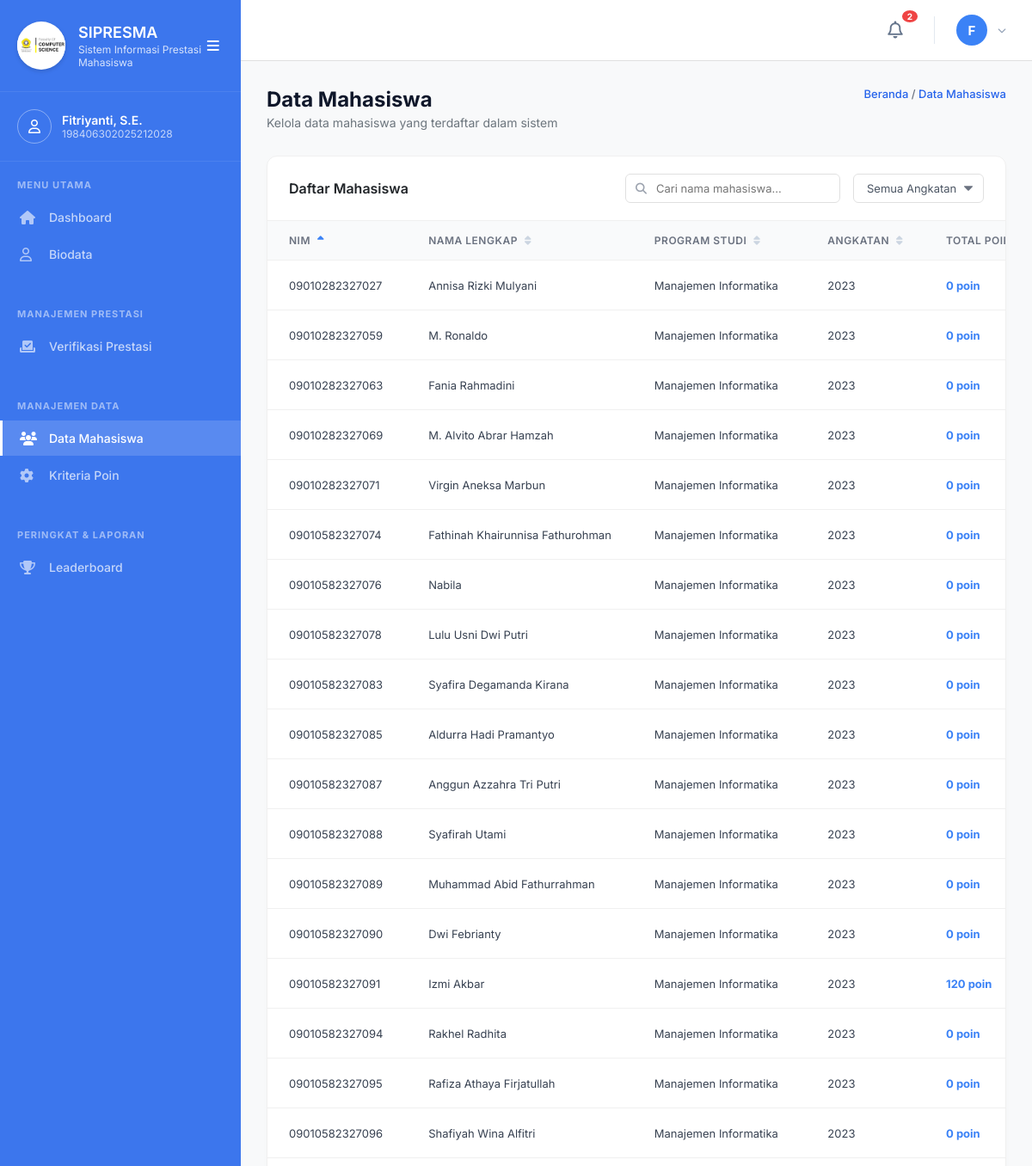
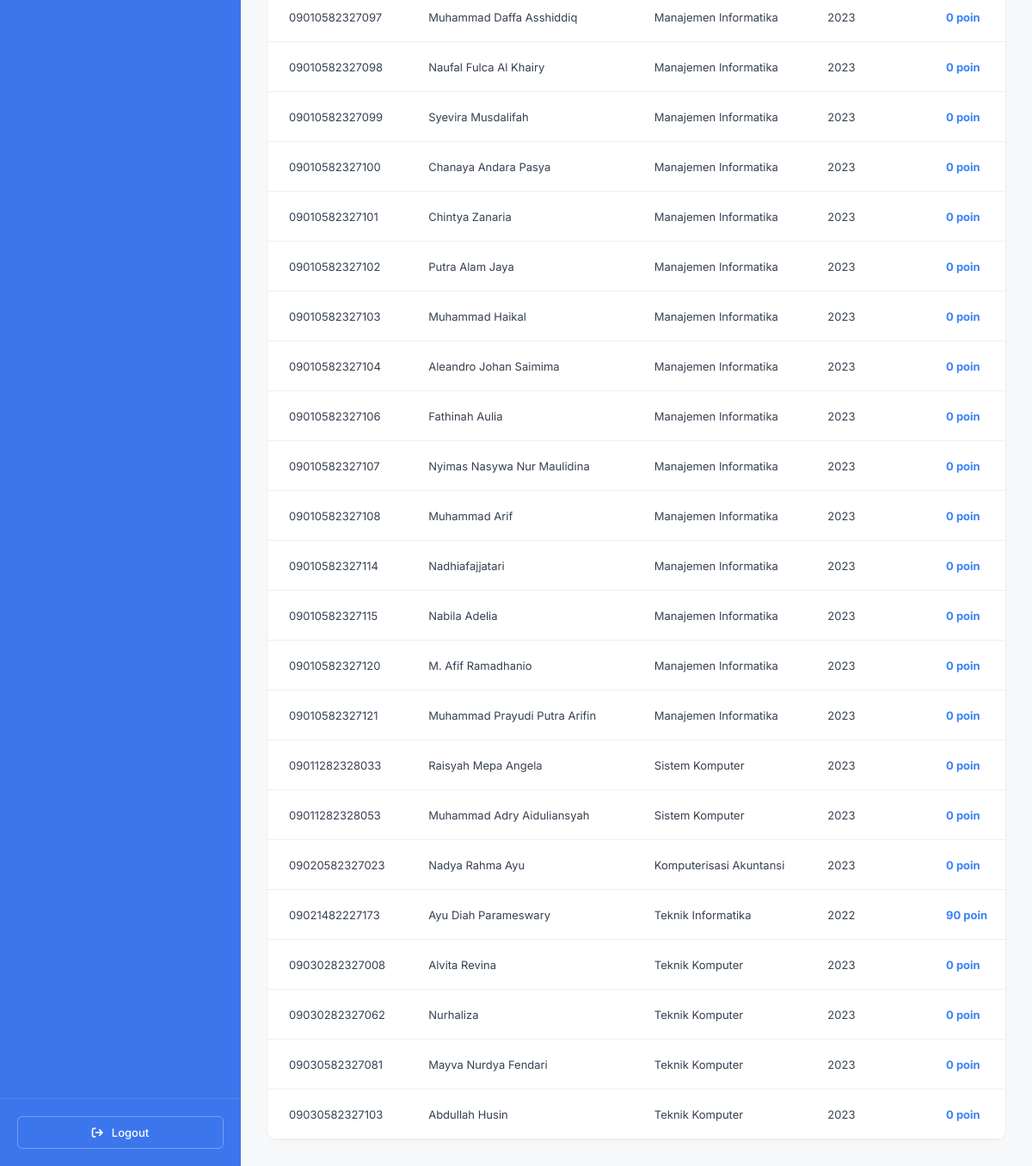
Page /administrator/DataMahasiswa.php (signed in) on the committed database (2 pictures, top to bottom).
### tables this page shows
CREATE TABLE IF NOT EXISTS `mahasiswa` (
  `id` int NOT NULL AUTO_INCREMENT,
  `user_id` int DEFAULT NULL,
  `nim` varchar(20) NOT NULL,
  `nama` varchar(100) NOT NULL,
  `prodi` varchar(100) DEFAULT NULL,
  `kelas` varchar(50) DEFAULT NULL,
  `pembimbing_akademik` varchar(100) DEFAULT NULL,
  `angkatan` varchar(10) NOT NULL,
  `email` varchar(100) DEFAULT NULL,
  `telp` varchar(20) DEFAULT NULL,
  `ipk` decimal(3,2) DEFAULT '0.00',
  `total_poin` int DEFAULT '0',
  `status_akun` varchar(20) DEFAULT 'aktif',
  `created_at` datetime DEFAULT CURRENT_TIMESTAMP,
  PRIMARY KEY (`id`),
  UNIQUE KEY `nim` (`nim`),
  KEY `user_id` (`user_id`),
  CONSTRAINT `mahasiswa_ibfk_1` FOREIGN KEY (`user_id`) REFERENCES `users` (`id`) ON DELETE CASCADE
);

### administrator/DataMahasiswa.php (the view, shortened to what this page needs)
<?php
require '../koneksi.php';
$sort_by = isset($_GET['sort_by']) ? $_GET['sort_by'] : 'nim';
$sort_dir = isset($_GET['sort_dir']) ? strtoupper($_GET['sort_dir']) : 'ASC';
$allowed_sort = ['nim' => 'm.nim', 'nama' => 'm.nama', 'prodi' => 'm.prodi', 'angkatan' => 'm.angkatan'];
$order_by = isset($allowed_sort[$sort_by]) ? $allowed_sort[$sort_by] : 'm.nim';
$q_mhs = $conn->query("
    SELECT m.*,
        COALESCE(SUM(
            CASE WHEN p.status = 'approved' THEN
                (SELECT pc.poin FROM poin_config pc WHERE (pc.tingkat = p.tingkat OR (p.tingkat = 'Kota/Kabupaten' AND pc.tingkat IN ('Kota','Kabupaten'))) AND pc.juara = p.juara ORDER BY pc.poin DESC LIMIT 1)
            ELSE 0 END
        ), 0) AS total_poin
    FROM mahasiswa m
    LEFT JOIN prestasi p ON m.id = p.mahasiswa_id
    GROUP BY m.id, m.nim, m.nama, m.prodi, m.angkatan, m.email, m.telp, m.ipk
    ORDER BY $order_by $sort_dir
");
?>
<!DOCTYPE html>
<html lang="id">
<head>
    <link rel="stylesheet" href="https://cdnjs.cloudflare.com/ajax/libs/font-awesome/6.4.0/css/all.min.css">
    <link rel="stylesheet" href="Assets/Css/Style.css?v=<?php echo time(); ?>">
</head>
<body class="dashboard-body new-dashboard">
    <aside class="sidebar-new" id="sidebar">
        <div class="sidebar-header-new">
            <div class="sidebar-header-left">
                <div class="logo-icon" style="width:56px; height:56px; display:flex; align-items:center; justify-content:center; flex-shrink:0; border-radius:50%; background:#ffffff; overflow:hidden; box-shadow: 0 2px 5px rgba(0,0,0,0.15);">
                    <img src="Assets/Images/logo_fasilkom.png" alt="Logo Fasilkom" style="width: 100%; height: 100%; object-fit: contain;">
                </div>
                <div class="logo-text">
                    <h2>SIPRESMA</h2>
                    <p>Sistem Informasi Prestasi Mahasiswa</p>
                </div>
            </div>
            <button class="toggle-btn-sidebar btn-toggle-sidebar" id="toggleSidebar" title="Toggle Sidebar">
                <i class="fa-solid fa-bars"></i>
            </button>
        </div>
        <div class="sidebar-profile" style="border-top: 1px solid rgba(255, 255, 255, 0.08);">
            <div class="profile-icon" style="background-color: transparent; border: 1px solid rgba(255,255,255,0.4);">
                <i class="fa-regular fa-user"></i>
            </div>
            <div class="profile-details">
                <div class="profile-name"><?= htmlspecialchars($_SESSION['admin_nama'] ?? 'Admin') ?></div>
                <div class="profile-role"><?= htmlspecialchars($_SESSION['admin_nip'] ?? '-') ?></div>
            </div>
        </div>
        <div class="sidebar-menus-container">
            <div class="sidebar-menu-title">MENU UTAMA</div>
            <ul class="sidebar-menu-new">
                <li class="menu-item-new"><a href="Dashboard.php"><i class="fa-solid fa-house"></i> <span class="menu-text">Dashboard</span></a></li>
                <li class="menu-item-new"><a href="Biodata.php"><i class="fa-regular fa-user"></i> <span class="menu-text">Biodata</span></a></li>
            </ul>
            <div class="sidebar-menu-title mt-custom">MANAJEMEN PRESTASI</div>
            <ul class="sidebar-menu-new">
                <li class="menu-item-new">
                    <a href="VerifikasiPrestasi.php">
                        <i class="fa-solid fa-check-to-slot"></i> <span class="menu-text">Verifikasi Prestasi</span>
                    </a>
                </li>
            </ul>
            <div class="sidebar-menu-title mt-custom">MANAJEMEN DATA</div>
            <ul class="sidebar-menu-new">
                <li class="menu-item-new active"><a href="DataMahasiswa.php"><i class="fa-solid fa-users"></i> <span class="menu-text">Data Mahasiswa</span></a></li>
                <li class="menu-item-new"><a href="KriteriaPoin.php"><i class="fa-solid fa-gear"></i> <span class="menu-text">Kriteria Poin</span></a></li>
            </ul>
            <div class="sidebar-menu-title mt-custom">PERINGKAT & LAPORAN</div>
            <ul class="sidebar-menu-new">
                <li class="menu-item-new"><a href="Leaderboard.php"><i class="fa-solid fa-trophy"></i> <span class="menu-text">Leaderboard</span></a></li>
            </ul>
        </div>
        <div class="sidebar-footer-new">
            <a href="Logout.php" class="logout-btn-new"><i class="fa-solid fa-arrow-right-from-bracket"></i> <span class="menu-text">Logout</span></a>
        </div>
    </aside>
    <main class="main-content-new" id="mainContent">
        <?php include 'Topbar.php'; ?>
        <div class="content-wrapper-new">
            <div class="page-header-new">
                <div class="page-header-flex">
                    <div class="page-title-new">
                        <div>
                            <h1 class="page-title-text">Data Mahasiswa</h1>
                            <p>Kelola data mahasiswa yang terdaftar dalam sistem</p>
                        </div>
                    </div>
                    <div style="display: flex; flex-direction: column; align-items: flex-end; gap: 15px;">
                        <div class="breadcrumb-top" style="margin-bottom: 0;">
                            <a href="Dashboard.php">Beranda</a> <span>/</span> Data Mahasiswa
                        </div>
                    </div>
                </div>
            </div>
            <div class="verifikasi-panel">
                <div class="panel-header-flex">
                    <h2>Daftar Mahasiswa</h2>
                    <div class="filter-actions" style="display: flex; gap: 15px;">
                        <div style="position: relative;">
                            <input type="text" id="searchMahasiswa" class="custom-input" placeholder="Cari nama mahasiswa..." style="padding: 8px 15px 8px 35px; border: 1px solid #e0e0e0; border-radius: 6px; font-size: 13px; outline: none; width: 250px; color: #4b5563;">
                            <i class="fa-solid fa-search" style="position: absolute; left: 12px; top: 50%; transform: translateY(-50%); color: #9ca3af; font-size: 13px;"></i>
                        </div>
                        <select id="filterAngkatan" class="custom-select">
                            <option value="">Semua Angkatan</option>
                        </select>
                    </div>
                </div>
                <div class="table-responsive">
                    <table class="verifikasi-table">
                        <thead>
                            <?php
                            function getSortIcon($col, $current_sort, $current_dir) {
                                if ($current_sort == $col) {
                                    return $current_dir == 'ASC' ? '<i class="fa-solid fa-sort-up sort-icon-active"></i>' : '<i class="fa-solid fa-sort-down sort-icon-active"></i>';
                                }
                                return '<i class="fa-solid fa-sort sort-icon-inactive"></i>';
                            }
                            function getNextDir($col, $current_sort, $current_dir) {
                                if ($current_sort == $col && $current_dir == 'ASC') return 'DESC';
                                return 'ASC';
                            }
                            ?>
                            <tr>
                                <th><a href="?sort_by=nim&sort_dir=<?= getNextDir('nim', $sort_by, $sort_dir) ?>" class="sort-link">NIM <?= getSortIcon('nim', $sort_by, $sort_dir) ?></a></th>
                                <th><a href="?sort_by=nama&sort_dir=<?= getNextDir('nama', $sort_by, $sort_dir) ?>" class="sort-link">NAMA LENGKAP <?= getSortIcon('nama', $sort_by, $sort_dir) ?></a></th>
                                <th><a href="?sort_by=prodi&sort_dir=<?= getNextDir('prodi', $sort_by, $sort_dir) ?>" class="sort-link">PROGRAM STUDI <?= getSortIcon('prodi', $sort_by, $sort_dir) ?></a></th>
                                <th><a href="?sort_by=angkatan&sort_dir=<?= getNextDir('angkatan', $sort_by, $sort_dir) ?>" class="sort-link">ANGKATAN <?= getSortIcon('angkatan', $sort_by, $sort_dir) ?></a></th>
                                <th>TOTAL POIN</th>
                            </tr>
                        </thead>
                        <tbody>
                            <?php while($row = $q_mhs->fetch_assoc()): ?>
                            <tr>
                                <td><?= htmlspecialchars($row['nim']) ?></td>
                                <td class="nama-mhs"><?= htmlspecialchars($row['nama']) ?></td>
                                <td class="prodi-mhs"><?= htmlspecialchars($row['prodi']) ?></td>
                                <td class="angkatan-mhs"><?= htmlspecialchars($row['angkatan']) ?></td>
                                <td><strong style="color: #3b82f6;"><?= $row['total_poin'] ?> poin</strong></td>
                            </tr>
                            <?php endwhile; ?>
                        </tbody>
                    </table>
                </div>
            </div>
        </div>
    </main>
</body>
</html>

### administrator/DataMahasiswa.php (style rules this page uses)
.sort-link { color: inherit; text-decoration: none; display: inline-flex; align-items: center; gap: 8px; transition: color 0.2s; }
.sort-icon-active { color: #3b82f6; }
.sort-icon-inactive { color: #cbd5e1; }

### rows in the picture
mahasiswa: nim "09010282327027", nama "Annisa Rizki Mulyani", prodi "Manajemen Informatika", angkatan "2023", total_poin "0"
mahasiswa: nim "09010282327059", nama "M. Ronaldo", prodi "Manajemen Informatika", angkatan "2023", total_poin "0"
mahasiswa: nim "09010282327063", nama "Fania Rahmadini", prodi "Manajemen Informatika", angkatan "2023", total_poin "0"
mahasiswa: nim "09010282327069", nama "M. Alvito Abrar Hamzah", prodi "Manajemen Informatika", angkatan "2023", total_poin "0"
mahasiswa: nim "09010282327071", nama "Virgin Aneksa Marbun", prodi "Manajemen Informatika", angkatan "2023", total_poin "0"
mahasiswa: nim "09010582327074", nama "Fathinah Khairunnisa Fathurohman", prodi "Manajemen Informatika", angkatan "2023", total_poin "0"
mahasiswa: nim "09010582327076", nama "Nabila", prodi "Manajemen Informatika", angkatan "2023", total_poin "0"
mahasiswa: nim "09010582327078", nama "Lulu Usni Dwi Putri", prodi "Manajemen Informatika", angkatan "2023", total_poin "0"
mahasiswa: nim "09010582327083", nama "Syafira Degamanda Kirana", prodi "Manajemen Informatika", angkatan "2023", total_poin "0"
mahasiswa: nim "09010582327085", nama "Aldurra Hadi Pramantyo", prodi "Manajemen Informatika", angkatan "2023", total_poin "0"
mahasiswa: nim "09010582327087", nama "Anggun Azzahra Tri Putri", prodi "Manajemen Informatika", angkatan "2023", total_poin "0"
mahasiswa: nim "09010582327088", nama "Syafirah Utami", prodi "Manajemen Informatika", angkatan "2023", total_poin "0"
mahasiswa: nim "09010582327089", nama "Muhammad Abid Fathurrahman", prodi "Manajemen Informatika", angkatan "2023", total_poin "0"
mahasiswa: nim "09010582327090", nama "Dwi Febrianty", prodi "Manajemen Informatika", angkatan "2023", total_poin "0"
mahasiswa: nim "09010582327091", nama "Izmi Akbar", prodi "Manajemen Informatika", angkatan "2023", total_poin "120"
mahasiswa: nim "09010582327094", nama "Rakhel Radhita", prodi "Manajemen Informatika", angkatan "2023", total_poin "0"
mahasiswa: nim "09010582327095", nama "Rafiza Athaya Firjatullah", prodi "Manajemen Informatika", angkatan "2023", total_poin "0"
mahasiswa: nim "09010582327096", nama "Shafiyah Wina Alfitri", prodi "Manajemen Informatika", angkatan "2023", total_poin "0"
mahasiswa: nim "09010582327097", nama "Muhammad Daffa Asshiddiq", prodi "Manajemen Informatika", angkatan "2023", total_poin "0"
mahasiswa: nim "09010582327098", nama "Naufal Fulca Al Khairy", prodi "Manajemen Informatika", angkatan "2023", total_poin "0"
mahasiswa: nim "09010582327099", nama "Syevira Musdalifah", prodi "Manajemen Informatika", angkatan "2023", total_poin "0"
mahasiswa: nim "09010582327100", nama "Chanaya Andara Pasya", prodi "Manajemen Informatika", angkatan "2023", total_poin "0"
mahasiswa: nim "09010582327101", nama "Chintya Zanaria", prodi "Manajemen Informatika", angkatan "2023", total_poin "0"
mahasiswa: nim "09010582327102", nama "Putra Alam Jaya", prodi "Manajemen Informatika", angkatan "2023", total_poin "0"
mahasiswa: nim "09010582327103", nama "Muhammad Haikal", prodi "Manajemen Informatika", angkatan "2023", total_poin "0"
mahasiswa: nim "09010582327104", nama "Aleandro Johan Saimima", prodi "Manajemen Informatika", angkatan "2023", total_poin "0"
mahasiswa: nim "09010582327106", nama "Fathinah Aulia", prodi "Manajemen Informatika", angkatan "2023", total_poin "0"
mahasiswa: nim "09010582327107", nama "Nyimas Nasywa Nur Maulidina", prodi "Manajemen Informatika", angkatan "2023", total_poin "0"
mahasiswa: nim "09010582327108", nama "Muhammad Arif", prodi "Manajemen Informatika", angkatan "2023", total_poin "0"
mahasiswa: nim "09010582327114", nama "Nadhiafajjatari", prodi "Manajemen Informatika", angkatan "2023", total_poin "0"
mahasiswa: nim "09010582327115", nama "Nabila Adelia", prodi "Manajemen Informatika", angkatan "2023", total_poin "0"
mahasiswa: nim "09010582327120", nama "M. Afif Ramadhanio", prodi "Manajemen Informatika", angkatan "2023", total_poin "0"
mahasiswa: nim "09010582327121", nama "Muhammad Prayudi Putra Arifin", prodi "Manajemen Informatika", angkatan "2023", total_poin "0"
mahasiswa: nim "09011282328033", nama "Raisyah Mepa Angela", prodi "Sistem Komputer", angkatan "2023", total_poin "0"
mahasiswa: nim "09011282328053", nama "Muhammad Adry Aiduliansyah", prodi "Sistem Komputer", angkatan "2023", total_poin "0"
mahasiswa: nim "09020582327023", nama "Nadya Rahma Ayu", prodi "Komputerisasi Akuntansi", angkatan "2023", total_poin "0"
mahasiswa: nim "09021482227173", nama "Ayu Diah Parameswary", prodi "Teknik Informatika", angkatan "2022", total_poin "90"
mahasiswa: nim "09030282327008", nama "Alvita Revina", prodi "Teknik Komputer", angkatan "2023", total_poin "0"
mahasiswa: nim "09030282327062", nama "Nurhaliza", prodi "Teknik Komputer", angkatan "2023", total_poin "0"
mahasiswa: nim "09030582327081", nama "Mayva Nurdya Fendari", prodi "Teknik Komputer", angkatan "2023", total_poin "0"
mahasiswa: nim "09030582327103", nama "Abdullah Husin", prodi "Teknik Komputer", angkatan "2023", total_poin "0"

### other values in the picture
$_SESSION['admin_nama'] "Fitriyanti, S.E."
$_SESSION['admin_nip'] "198406302025212028"
$total_notif "2"
